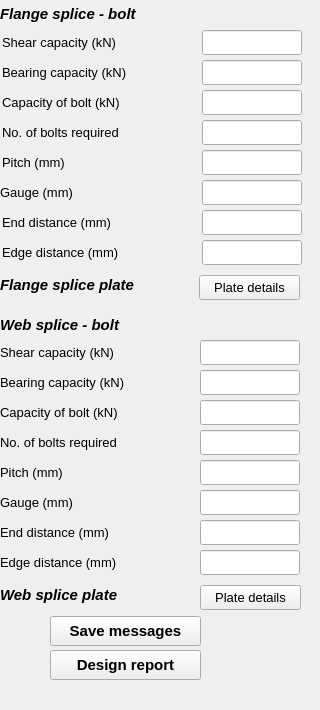
  <widget class="QDockWidget" name="outputDock">
   <property name="sizePolicy">
    <sizepolicy hsizetype="Preferred" vsizetype="Preferred">
     <horstretch>0</horstretch>
     <verstretch>0</verstretch>
    </sizepolicy>
   </property>
   <property name="minimumSize">
    <size>
     <width>320</width>
     <height>710</height>
    </size>
   </property>
   <property name="maximumSize">
    <size>
     <width>320</width>
     <height>710</height>
    </size>
   </property>
   <property name="font">
    <font>
     <family>Arial</family>
     <pointsize>11</pointsize>
     <weight>75</weight>
     <bold>true</bold>
    </font>
   </property>
   <property name="windowTitle">
    <string>Output dock</string>
   </property>
   <attribute name="dockWidgetArea">
    <number>2</number>
   </attribute>
   <widget class="QWidget" name="dockWidgetContents_2">
    <widget class="QLineEdit" name="txt_noBolts">
     <property name="geometry">
      <rect>
       <x>202</x>
       <y>120</y>
       <width>100</width>
       <height>25</height>
      </rect>
     </property>
     <property name="font">
      <font>
       <pointsize>10</pointsize>
       <weight>50</weight>
       <bold>false</bold>
      </font>
     </property>
     <property name="readOnly">
      <bool>true</bool>
     </property>
    </widget>
    <widget class="QLabel" name="t_7">
     <property name="geometry">
      <rect>
       <x>2</x>
       <y>120</y>
       <width>191</width>
       <height>25</height>
      </rect>
     </property>
     <property name="font">
      <font>
       <pointsize>10</pointsize>
       <weight>50</weight>
       <bold>false</bold>
      </font>
     </property>
     <property name="text">
      <string>No. of bolts required</string>
     </property>
    </widget>
    <widget class="QLineEdit" name="txt_pitch">
     <property name="geometry">
      <rect>
       <x>202</x>
       <y>150</y>
       <width>100</width>
       <height>25</height>
      </rect>
     </property>
     <property name="font">
      <font>
       <pointsize>10</pointsize>
       <weight>50</weight>
       <bold>false</bold>
      </font>
     </property>
     <property name="readOnly">
      <bool>true</bool>
     </property>
    </widget>
    <widget class="QLineEdit" name="txt_bearCapacity">
     <property name="geometry">
      <rect>
       <x>202</x>
       <y>60</y>
       <width>100</width>
       <height>25</height>
      </rect>
     </property>
     <property name="font">
      <font>
       <pointsize>10</pointsize>
       <weight>50</weight>
       <bold>false</bold>
      </font>
     </property>
     <property name="focusPolicy">
      <enum>Qt::StrongFocus</enum>
     </property>
     <property name="readOnly">
      <bool>true</bool>
     </property>
    </widget>
    <widget class="QLabel" name="label_153">
     <property name="geometry">
      <rect>
       <x>2</x>
       <y>210</y>
       <width>179</width>
       <height>25</height>
      </rect>
     </property>
     <property name="font">
      <font>
       <pointsize>10</pointsize>
       <weight>50</weight>
       <bold>false</bold>
      </font>
     </property>
     <property name="text">
      <string>End distance (mm)</string>
     </property>
    </widget>
    <widget class="QLabel" name="label_154">
     <property name="geometry">
      <rect>
       <x>2</x>
       <y>150</y>
       <width>130</width>
       <height>25</height>
      </rect>
     </property>
     <property name="font">
      <font>
       <pointsize>10</pointsize>
       <weight>50</weight>
       <bold>false</bold>
      </font>
     </property>
     <property name="text">
      <string>Pitch (mm)</string>
     </property>
    </widget>
    <widget class="QLineEdit" name="txt_edgeDist">
     <property name="geometry">
      <rect>
       <x>202</x>
       <y>240</y>
       <width>100</width>
       <height>25</height>
      </rect>
     </property>
     <property name="font">
      <font>
       <pointsize>10</pointsize>
       <weight>50</weight>
       <bold>false</bold>
      </font>
     </property>
     <property name="readOnly">
      <bool>true</bool>
     </property>
    </widget>
    <widget class="QLabel" name="label_155">
     <property name="geometry">
      <rect>
       <x>2</x>
       <y>240</y>
       <width>179</width>
       <height>25</height>
      </rect>
     </property>
     <property name="font">
      <font>
       <pointsize>10</pointsize>
       <weight>50</weight>
       <bold>false</bold>
      </font>
     </property>
     <property name="text">
      <string>Edge distance (mm)</string>
     </property>
    </widget>
    <widget class="QLineEdit" name="txt_endDist">
     <property name="geometry">
      <rect>
       <x>202</x>
       <y>210</y>
       <width>100</width>
       <height>25</height>
      </rect>
     </property>
     <property name="font">
      <font>
       <pointsize>10</pointsize>
       <weight>50</weight>
       <bold>false</bold>
      </font>
     </property>
     <property name="readOnly">
      <bool>true</bool>
     </property>
    </widget>
    <widget class="QLabel" name="label_157">
     <property name="geometry">
      <rect>
       <x>0</x>
       <y>-1</y>
       <width>169</width>
       <height>31</height>
      </rect>
     </property>
     <property name="font">
      <font>
       <pointsize>11</pointsize>
       <weight>50</weight>
       <italic>true</italic>
       <bold>false</bold>
       <underline>false</underline>
       <kerning>false</kerning>
      </font>
     </property>
     <property name="text">
      <string>&lt;html&gt;&lt;head/&gt;&lt;body&gt;&lt;p&gt;&lt;span style=&quot; font-weight:600;&quot;&gt;Flange splice - bolt&lt;/span&gt;&lt;/p&gt;&lt;/body&gt;&lt;/html&gt;</string>
     </property>
    </widget>
    <widget class="QLabel" name="label_158">
     <property name="geometry">
      <rect>
       <x>2</x>
       <y>60</y>
       <width>179</width>
       <height>25</height>
      </rect>
     </property>
     <property name="font">
      <font>
       <pointsize>10</pointsize>
       <weight>50</weight>
       <bold>false</bold>
      </font>
     </property>
     <property name="text">
      <string>&lt;html&gt;&lt;head/&gt;&lt;body&gt;&lt;p&gt;Bearing capacity (kN)&lt;/p&gt;&lt;/body&gt;&lt;/html&gt;</string>
     </property>
    </widget>
    <widget class="QLabel" name="label_161">
     <property name="geometry">
      <rect>
       <x>0</x>
       <y>270</y>
       <width>171</width>
       <height>31</height>
      </rect>
     </property>
     <property name="font">
      <font>
       <pointsize>11</pointsize>
      </font>
     </property>
     <property name="text">
      <string>&lt;html&gt;&lt;head/&gt;&lt;body&gt;&lt;p&gt;&lt;span style=&quot; font-style:italic;&quot;&gt;Flange splice plate&lt;/span&gt;&lt;/p&gt;&lt;/body&gt;&lt;/html&gt;</string>
     </property>
    </widget>
    <widget class="QLineEdit" name="txt_edgeDist_2">
     <property name="geometry">
      <rect>
       <x>200</x>
       <y>550</y>
       <width>100</width>
       <height>25</height>
      </rect>
     </property>
     <property name="font">
      <font>
       <pointsize>10</pointsize>
       <weight>50</weight>
       <bold>false</bold>
      </font>
     </property>
     <property name="readOnly">
      <bool>true</bool>
     </property>
    </widget>
    <widget class="QPushButton" name="btn_SaveMessages">
     <property name="geometry">
      <rect>
       <x>50</x>
       <y>616</y>
       <width>151</width>
       <height>30</height>
      </rect>
     </property>
     <property name="font">
      <font>
       <pointsize>11</pointsize>
      </font>
     </property>
     <property name="toolTip">
      <string>Save log messages</string>
     </property>
     <property name="text">
      <string>Save messages</string>
     </property>
     <property name="autoDefault">
      <bool>true</bool>
     </property>
    </widget>
    <widget class="QPushButton" name="btn_CreateDesign">
     <property name="geometry">
      <rect>
       <x>50</x>
       <y>650</y>
       <width>151</width>
       <height>30</height>
      </rect>
     </property>
     <property name="font">
      <font>
       <pointsize>11</pointsize>
      </font>
     </property>
     <property name="toolTip">
      <string>Create design report</string>
     </property>
     <property name="text">
      <string>Design report</string>
     </property>
     <property name="autoDefault">
      <bool>true</bool>
     </property>
    </widget>
    <widget class="QLineEdit" name="txt_gauge">
     <property name="geometry">
      <rect>
       <x>202</x>
       <y>180</y>
       <width>100</width>
       <height>25</height>
      </rect>
     </property>
     <property name="font">
      <font>
       <pointsize>10</pointsize>
       <weight>50</weight>
       <bold>false</bold>
      </font>
     </property>
     <property name="readOnly">
      <bool>true</bool>
     </property>
    </widget>
    <widget class="QLabel" name="label_165">
     <property name="geometry">
      <rect>
       <x>0</x>
       <y>180</y>
       <width>131</width>
       <height>25</height>
      </rect>
     </property>
     <property name="font">
      <font>
       <pointsize>10</pointsize>
       <weight>50</weight>
       <bold>false</bold>
      </font>
     </property>
     <property name="text">
      <string>Gauge (mm)</string>
     </property>
    </widget>
    <widget class="QLineEdit" name="txt_shearCapacity">
     <property name="geometry">
      <rect>
       <x>202</x>
       <y>30</y>
       <width>100</width>
       <height>25</height>
      </rect>
     </property>
     <property name="font">
      <font>
       <pointsize>10</pointsize>
       <weight>50</weight>
       <bold>false</bold>
      </font>
     </property>
     <property name="focusPolicy">
      <enum>Qt::StrongFocus</enum>
     </property>
     <property name="readOnly">
      <bool>true</bool>
     </property>
    </widget>
    <widget class="QLabel" name="label_167">
     <property name="geometry">
      <rect>
       <x>2</x>
       <y>30</y>
       <width>179</width>
       <height>25</height>
      </rect>
     </property>
     <property name="font">
      <font>
       <pointsize>10</pointsize>
       <weight>50</weight>
       <bold>false</bold>
      </font>
     </property>
     <property name="text">
      <string>&lt;html&gt;&lt;head/&gt;&lt;body&gt;&lt;p&gt;Shear capacity (kN)&lt;/p&gt;&lt;/body&gt;&lt;/html&gt;</string>
     </property>
    </widget>
    <widget class="QLineEdit" name="txt_noBolts_2">
     <property name="geometry">
      <rect>
       <x>200</x>
       <y>430</y>
       <width>100</width>
       <height>25</height>
      </rect>
     </property>
     <property name="font">
      <font>
       <pointsize>10</pointsize>
       <weight>50</weight>
       <bold>false</bold>
      </font>
     </property>
     <property name="readOnly">
      <bool>true</bool>
     </property>
    </widget>
    <widget class="QLineEdit" name="txt_shearCapacity_2">
     <property name="geometry">
      <rect>
       <x>200</x>
       <y>340</y>
       <width>100</width>
       <height>25</height>
      </rect>
     </property>
     <property name="font">
      <font>
       <pointsize>10</pointsize>
       <weight>50</weight>
       <bold>false</bold>
      </font>
     </property>
     <property name="focusPolicy">
      <enum>Qt::StrongFocus</enum>
     </property>
     <property name="readOnly">
      <bool>true</bool>
     </property>
    </widget>
    <widget class="QLabel" name="label_159">
     <property name="geometry">
      <rect>
       <x>0</x>
       <y>310</y>
       <width>171</width>
       <height>31</height>
      </rect>
     </property>
     <property name="font">
      <font>
       <pointsize>11</pointsize>
       <weight>50</weight>
       <italic>true</italic>
       <bold>false</bold>
       <underline>false</underline>
       <kerning>false</kerning>
      </font>
     </property>
     <property name="text">
      <string>&lt;html&gt;&lt;head/&gt;&lt;body&gt;&lt;p&gt;&lt;span style=&quot; font-weight:600;&quot;&gt;Web splice - bolt&lt;/span&gt;&lt;/p&gt;&lt;/body&gt;&lt;/html&gt;</string>
     </property>
    </widget>
    <widget class="QLabel" name="t_8">
     <property name="geometry">
      <rect>
       <x>0</x>
       <y>430</y>
       <width>191</width>
       <height>25</height>
      </rect>
     </property>
     <property name="font">
      <font>
       <pointsize>10</pointsize>
       <weight>50</weight>
       <bold>false</bold>
      </font>
     </property>
     <property name="text">
      <string>No. of bolts required</string>
     </property>
    </widget>
    <widget class="QLabel" name="label_156">
     <property name="geometry">
      <rect>
       <x>0</x>
       <y>520</y>
       <width>179</width>
       <height>25</height>
      </rect>
     </property>
     <property name="font">
      <font>
       <pointsize>10</pointsize>
       <weight>50</weight>
       <bold>false</bold>
      </font>
     </property>
     <property name="text">
      <string>End distance (mm)</string>
     </property>
    </widget>
    <widget class="QLabel" name="label_160">
     <property name="geometry">
      <rect>
       <x>0</x>
       <y>460</y>
       <width>130</width>
       <height>25</height>
      </rect>
     </property>
     <property name="font">
      <font>
       <pointsize>10</pointsize>
       <weight>50</weight>
       <bold>false</bold>
      </font>
     </property>
     <property name="text">
      <string>Pitch (mm)</string>
     </property>
    </widget>
    <widget class="QLineEdit" name="txt_pitch_2">
     <property name="geometry">
      <rect>
       <x>200</x>
       <y>460</y>
       <width>100</width>
       <height>25</height>
      </rect>
     </property>
     <property name="font">
      <font>
       <pointsize>10</pointsize>
       <weight>50</weight>
       <bold>false</bold>
      </font>
     </property>
     <property name="readOnly">
      <bool>true</bool>
     </property>
    </widget>
    <widget class="QLabel" name="label_168">
     <property name="geometry">
      <rect>
       <x>0</x>
       <y>490</y>
       <width>131</width>
       <height>25</height>
      </rect>
     </property>
     <property name="font">
      <font>
       <pointsize>10</pointsize>
       <weight>50</weight>
       <bold>false</bold>
      </font>
     </property>
     <property name="text">
      <string>Gauge (mm)</string>
     </property>
    </widget>
    <widget class="QLineEdit" name="txt_gauge_2">
     <property name="geometry">
      <rect>
       <x>200</x>
       <y>490</y>
       <width>100</width>
       <height>25</height>
      </rect>
     </property>
     <property name="font">
      <font>
       <pointsize>10</pointsize>
       <weight>50</weight>
       <bold>false</bold>
      </font>
     </property>
     <property name="readOnly">
      <bool>true</bool>
     </property>
    </widget>
    <widget class="QLineEdit" name="txt_bearCapacity_2">
     <property name="geometry">
      <rect>
       <x>200</x>
       <y>370</y>
       <width>100</width>
       <height>25</height>
      </rect>
     </property>
     <property name="font">
      <font>
       <pointsize>10</pointsize>
       <weight>50</weight>
       <bold>false</bold>
      </font>
     </property>
     <property name="focusPolicy">
      <enum>Qt::StrongFocus</enum>
     </property>
     <property name="readOnly">
      <bool>true</bool>
     </property>
    </widget>
    <widget class="QLineEdit" name="txt_endDist_2">
     <property name="geometry">
      <rect>
       <x>200</x>
       <y>520</y>
       <width>100</width>
       <height>25</height>
      </rect>
     </property>
     <property name="font">
      <font>
       <pointsize>10</pointsize>
       <weight>50</weight>
       <bold>false</bold>
      </font>
     </property>
     <property name="readOnly">
      <bool>true</bool>
     </property>
    </widget>
    <widget class="QLabel" name="label_169">
     <property name="geometry">
      <rect>
       <x>0</x>
       <y>340</y>
       <width>179</width>
       <height>25</height>
      </rect>
     </property>
     <property name="font">
      <font>
       <pointsize>10</pointsize>
       <weight>50</weight>
       <bold>false</bold>
      </font>
     </property>
     <property name="text">
      <string>&lt;html&gt;&lt;head/&gt;&lt;body&gt;&lt;p&gt;Shear capacity (kN)&lt;/p&gt;&lt;/body&gt;&lt;/html&gt;</string>
     </property>
    </widget>
    <widget class="QLabel" name="label_170">
     <property name="geometry">
      <rect>
       <x>0</x>
       <y>370</y>
       <width>179</width>
       <height>25</height>
      </rect>
     </property>
     <property name="font">
      <font>
       <pointsize>10</pointsize>
       <weight>50</weight>
       <bold>false</bold>
      </font>
     </property>
     <property name="text">
      <string>&lt;html&gt;&lt;head/&gt;&lt;body&gt;&lt;p&gt;Bearing capacity (kN)&lt;/p&gt;&lt;/body&gt;&lt;/html&gt;</string>
     </property>
    </widget>
    <widget class="QLabel" name="label_171">
     <property name="geometry">
      <rect>
       <x>0</x>
       <y>550</y>
       <width>179</width>
       <height>25</height>
      </rect>
     </property>
     <property name="font">
      <font>
       <pointsize>10</pointsize>
       <weight>50</weight>
       <bold>false</bold>
      </font>
     </property>
     <property name="text">
      <string>Edge distance (mm)</string>
     </property>
    </widget>
    <widget class="QLabel" name="label_164">
     <property name="geometry">
      <rect>
       <x>0</x>
       <y>580</y>
       <width>151</width>
       <height>31</height>
      </rect>
     </property>
     <property name="font">
      <font>
       <pointsize>11</pointsize>
      </font>
     </property>
     <property name="text">
      <string>&lt;html&gt;&lt;head/&gt;&lt;body&gt;&lt;p&gt;&lt;span style=&quot; font-style:italic;&quot;&gt;Web splice plate&lt;/span&gt;&lt;/p&gt;&lt;/body&gt;&lt;/html&gt;</string>
     </property>
    </widget>
    <widget class="QLineEdit" name="txt_capacityOfbolt">
     <property name="geometry">
      <rect>
       <x>202</x>
       <y>90</y>
       <width>100</width>
       <height>25</height>
      </rect>
     </property>
     <property name="font">
      <font>
       <pointsize>10</pointsize>
       <weight>50</weight>
       <bold>false</bold>
      </font>
     </property>
     <property name="focusPolicy">
      <enum>Qt::StrongFocus</enum>
     </property>
     <property name="readOnly">
      <bool>true</bool>
     </property>
    </widget>
    <widget class="QLabel" name="label_162">
     <property name="geometry">
      <rect>
       <x>2</x>
       <y>90</y>
       <width>179</width>
       <height>25</height>
      </rect>
     </property>
     <property name="font">
      <font>
       <pointsize>10</pointsize>
       <weight>50</weight>
       <bold>false</bold>
      </font>
     </property>
     <property name="text">
      <string>&lt;html&gt;&lt;head/&gt;&lt;body&gt;&lt;p&gt;Capacity of bolt (kN)&lt;/p&gt;&lt;/body&gt;&lt;/html&gt;</string>
     </property>
    </widget>
    <widget class="QLabel" name="label_163">
     <property name="geometry">
      <rect>
       <x>0</x>
       <y>400</y>
       <width>179</width>
       <height>25</height>
      </rect>
     </property>
     <property name="font">
      <font>
       <pointsize>10</pointsize>
       <weight>50</weight>
       <bold>false</bold>
      </font>
     </property>
     <property name="text">
      <string>&lt;html&gt;&lt;head/&gt;&lt;body&gt;&lt;p&gt;Capacity of bolt (kN)&lt;/p&gt;&lt;/body&gt;&lt;/html&gt;</string>
     </property>
    </widget>
    <widget class="QLineEdit" name="txt_capacityOfbolt_2">
     <property name="geometry">
      <rect>
       <x>200</x>
       <y>400</y>
       <width>100</width>
       <height>25</height>
      </rect>
     </property>
     <property name="font">
      <font>
       <pointsize>10</pointsize>
       <weight>50</weight>
       <bold>false</bold>
      </font>
     </property>
     <property name="focusPolicy">
      <enum>Qt::StrongFocus</enum>
     </property>
     <property name="readOnly">
      <bool>true</bool>
     </property>
    </widget>
    <widget class="QPushButton" name="btn_flangePlate">
     <property name="geometry">
      <rect>
       <x>199</x>
       <y>275</y>
       <width>101</width>
       <height>25</height>
      </rect>
     </property>
     <property name="font">
      <font>
       <pointsize>10</pointsize>
       <weight>50</weight>
       <bold>false</bold>
      </font>
     </property>
     <property name="text">
      <string>Plate details</string>
     </property>
    </widget>
    <widget class="QPushButton" name="btn_webPlate">
     <property name="geometry">
      <rect>
       <x>200</x>
       <y>585</y>
       <width>101</width>
       <height>25</height>
      </rect>
     </property>
     <property name="font">
      <font>
       <pointsize>10</pointsize>
       <weight>50</weight>
       <bold>false</bold>
      </font>
     </property>
     <property name="text">
      <string>Plate details</string>
     </property>
    </widget>
   </widget>
  </widget>
